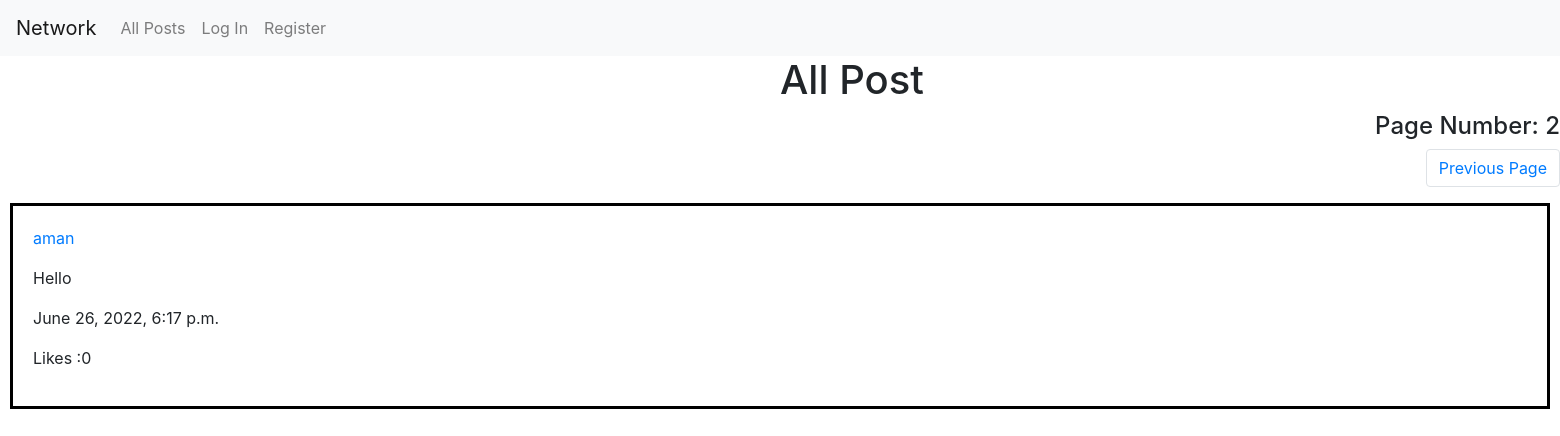
Screenshot of /?page=2 with the database file from the repository.
### network/models.py (models this page shows, shortened)
class Post(models.Model):
    creator =  models.ForeignKey('User', on_delete=PROTECT, default=None, related_name='post_creator' )
    Description = models.CharField(max_length=1064)
    timestamp = models.DateTimeField(default = timezone.now)
    liked_by = models.ManyToManyField('User', default=None, blank=True, related_name='post_likes')

class User(AbstractUser):
    followers = models.ManyToManyField("self", symmetrical=False, blank=True, related_name="following")

### network/views.py (the view)
# urls.py: path("", views.index, name="index"),
def index(request):
    posts = Post.objects.all().order_by("-timestamp")
    paginator = Paginator(posts, 10)
    page_number = request.GET.get('page')
    page_obj = paginator.get_page(page_number)
    return render(request, "network/index.html",{
        'page_obj': page_obj,
    })

### network/templates/network/index.html (shortened to what this page needs)
{% extends "network/layout.html" %}
{% load static %}
{% block body %}
<h1>All Post</h1>
<div class="Pages">
    <h4 style="text-align: right;">Page Number: {{page_obj.number}}</h4>
      {% if page_obj.has_previous %}
      <nav aria-label="Page navigation">
        <ul class="pagination justify-content-end">
          <li class="page-item"><a class="page-link" href="{% url 'index' %}?page={{ page_obj.previous_page_number }}">Previous Page</a></li>
        </ul>
      </nav>
      {% endif %}
</div>
{% for post in page_obj %}
<div class="posts">
        <p> <a href="{% url 'profile' post.creator.username  %}">{{post.creator}}</p></a>
        <p id="pre"> {{post.Description}}</p>
        <p>{{post.timestamp}}</p>
        <p id="like-count -{{post.id}}">Likes :{{post.liked_by.count}}</p>
</div>
{% endfor%}
{% endblock %}

### network/static/network/styles.css (style rules this page uses)
h1 { position: relative; animation-name: move; animation-duration: 2s; animation-fill-mode: forwards; }
.posts { border: solid; border-color: black; padding: 20px; margin: 10px; }

### rows the page displays
Post: creator "aman", Description "Hello", timestamp "June 26, 2022, 6:17 p.m.", liked_by.count "0"

### other values shown
{{ page_obj.number }} "2"
